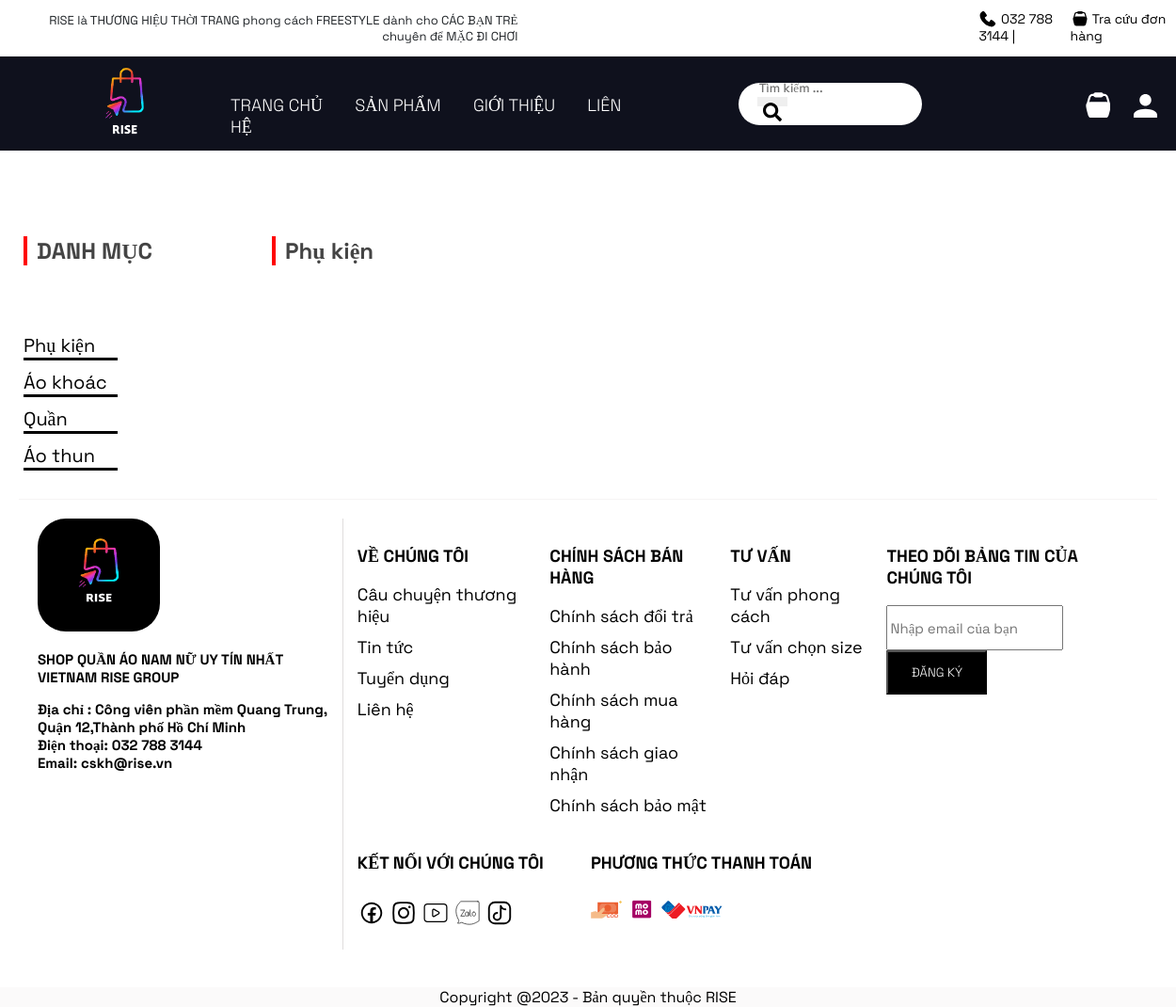
Page /index.php?pg=sanpham&iddm=5 on the committed database.
### tables this page shows
CREATE TABLE `danhmuc` (
  `id` int(4) NOT NULL,
  `ten` varchar(100) NOT NULL,
  `ma` int(11) NOT NULL,
  `home` tinyint(4) NOT NULL DEFAULT 0,
  `stt` tinyint(4) NOT NULL DEFAULT 0
);

### dao/pdo.php (called while the page is built, shortened)
<?php
function pdo_get_connection()
{
    $dburl = "mysql:host=localhost;dbname=dataduan1;charset=utf8";
    $username = 'root';
    $password = '';
    $conn = new PDO($dburl, $username, $password);
    $conn->setAttribute(PDO::ATTR_ERRMODE, PDO::ERRMODE_EXCEPTION);
    return $conn;
}
function pdo_query($sql)
{
    $sql_args = array_slice(func_get_args(), 1);
    try {
        $conn = pdo_get_connection();
        $stmt = $conn->prepare($sql);
        $stmt->execute($sql_args);
        $rows = $stmt->fetchAll();
        return $rows;
    } catch (PDOException $e) {
        throw $e;
    } finally {
        unset($conn);
    }
}
function pdo_query_one($sql)
{
    $sql_args = array_slice(func_get_args(), 1);
    try {
        $conn = pdo_get_connection();
        $stmt = $conn->prepare($sql);
        $stmt->execute($sql_args);
        $row = $stmt->fetch(PDO::FETCH_ASSOC);
        return $row;
    } catch (PDOException $e) {
        throw $e;
    } finally {
        unset($conn);
    }
}

### dao/danhmuc.php (the view, shortened to what this page needs)
<?php
require_once 'pdo.php';
function get_name_dm($id)
{
    $sql = "SELECT ten FROM danhmuc WHERE id=" . $id;
    $kq = pdo_query_one($sql);
    return $kq["ten"];
}
function danhmuc_select_all()
{
    $sql = "SELECT * FROM danhmuc ORDER BY id DESC";
    return pdo_query($sql);
}
function showdm($dsdm)
{
    $html_dm = '';
    foreach ($dsdm as $dm) {
        extract($dm);
        $link = 'index.php?pg=sanpham&iddm=' . $id;
        $html_dm .= '<a href="' . $link . '">' . $ten . '</a>';
    }
    return $html_dm;
}

### view/sanpham.php (shortened to what this page needs)
<?php
$html_dm = showdm($dsdm);
if ($titlepage != "") $title = $titlepage;
else $title = "SẢN PHẨM"
?>
<div class="containerfull">
</div>
<section class="containerfull">
    <div class="container">
        <div class="boxleft mr2pt menutrai">
            <h2>DANH MỤC</h2><br><br>
            <div style="display: flex;" class="danhmucsp">
                <?= $html_dm; ?>
            </div>
        </div>
        <div class="boxright">
            <h2><?= $title; ?></h2><br>
        </div>
    </div>
</section>

### view/css/style.css (style rules this page uses)
body { padding: 0; margin: 0; font-family:Space Grotesk ; }
a { color: #000; text-decoration-line: none; }
.containerfull, .row { float: left; width: 100%; }
section, .mr30 { margin: 30px 0px; }
h2 { font-size: 18pt; padding-left: 10px; color: #444444; border-left: 4px red solid; }
.container { width: 1200px; margin: 0 auto; }
.mr2pt { margin-right: 2%; }
.boxleft { float: left; width: 45%; }
.boxright { float: left; width: 48%; }
.boxleft { float: left; width: 20%; }
.boxright { float: left; width: 78%; }
.container { border-radius: 5px; padding: 20px; }
.danhmucsp { display: flex; flex-direction: column; width: 100px; }
.danhmucsp a { padding-top: 10px; border-bottom: 3px solid black; font-size: 20px; }

### rows in the picture
danhmuc: ten "Phụ kiện"
danhmuc: ten "Áo khoác"
danhmuc: ten "Quần"
danhmuc: ten "Áo thun"
